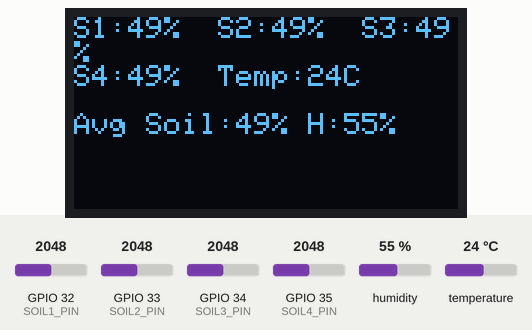
Bench run of a sketch on a simulated ESP32. On the bench: 128×64 one-colour display. The inputs (shaded band) are chosen by the test bench; at power-on: GPIO 32 (SOIL1_PIN) = 2048, GPIO 33 (SOIL2_PIN) = 2048, GPIO 34 (SOIL3_PIN) = 2048, GPIO 35 (SOIL4_PIN) = 2048, humidity 55 %, temperature 24 °C. WiFi joins after 1.5 s; servers stay silent unless stated; web services answer with replies made up by the test bench; what the sketch prints to the serial monitor is not drawn.

Above: at 1.7 s.

The sketch:

PlantSync_thingspeak.ino
```cpp
// Merged ESP32 Smart Plant Monitor with ThingSpeak + OLED + DHT + 4 Soil Sensors
#include <WiFi.h>
#include <ThingSpeak.h>
#include <Wire.h>
#include <HTTPClient.h>
#include <Adafruit_GFX.h>
#include <Adafruit_SSD1306.h>
#include <DHT.h>

// WiFi credentials
const char* ssid = "Nothing";
const char* password = "12345678";

// ThingSpeak details
unsigned long myChannelNumber = 2648467;
const char * myWriteAPIKey = "0YEBHYJDAOV51VK7";
WiFiClient client;

#define THINGSPEAK_API_KEY  "0YEBHYJDAOV51VK7"
#define THINGSPEAK_CHANNEL_ID  2648467
unsigned long lastTS = 0;

#define SCREEN_WIDTH 128
#define SCREEN_HEIGHT 64
#define OLED_ADDR 0x3C
Adafruit_SSD1306 display(SCREEN_WIDTH, SCREEN_HEIGHT, &Wire, -1);

#define DHTPIN 4
#define DHTTYPE DHT11
DHT dht(DHTPIN, DHTTYPE);

const int SOIL1_PIN = 32;
const int SOIL2_PIN = 33;
const int SOIL3_PIN = 34;
const int SOIL4_PIN = 35;
const float ADC_MAX = 4095.0f;

float rawToPercent(int raw) {
  float pct = (1.0f - (raw / ADC_MAX)) * 100.0f;
  return constrain(pct, 0.0f, 100.0f);
}

void setup() {
  Serial.begin(115200);
  WiFi.begin(ssid, password);
  while (WiFi.status() != WL_CONNECTED) { delay(500); Serial.print("."); }
  Serial.println("\nWiFi Connected");
  ThingSpeak.begin(client);

  Wire.begin(21, 22);
  dht.begin();
  if (!display.begin(SSD1306_SWITCHCAPVCC, OLED_ADDR)) { Serial.println("OLED not found!"); while (1); }
  display.clearDisplay();
  display.setTextSize(1);
  display.setTextColor(SSD1306_WHITE);
  display.display();
}

void loop() {
  int s1 = rawToPercent(analogRead(SOIL1_PIN));
  int s2 = rawToPercent(analogRead(SOIL2_PIN));
  int s3 = rawToPercent(analogRead(SOIL3_PIN));
  int s4 = rawToPercent(analogRead(SOIL4_PIN));
  int avgSoil = (s1 + s2 + s3 + s4) / 4;
  float temp = dht.readTemperature();
  float hum  = dht.readHumidity();

  Serial.printf("S1:%d%%  S2:%d%%  S3:%d%%  S4:%d%%  Avg:%d%%  Temp:%.1fC  Humi:%.1f%%\n", s1, s2, s3, s4, avgSoil, temp, hum);

  display.clearDisplay();
  display.setCursor(0, 0);   display.printf("S1:%d%%  S2:%d%%  S3:%d%%", s1, s2, s3);
  display.setCursor(0, 16);  display.printf("S4:%d%%  Temp:%.0fC", s4, temp);
  display.setCursor(0, 32);  display.printf("Avg Soil:%d%% H:%d%%", avgSoil, (int)hum);
  display.display();

  if (millis() - lastTS > 5000) {
    lastTS = millis();
    sendToThingSpeak(temp, hum, s1, s2, s3, s4, avgSoil);
    Serial.println("Data sent to ThingSpeak");
  }

  ThingSpeak.setField(1, temp);
  ThingSpeak.setField(2, hum);
  ThingSpeak.setField(3, s1);
  ThingSpeak.setField(4, s2);
  ThingSpeak.setField(5, s3);
  ThingSpeak.setField(6, s4);
  ThingSpeak.setField(7, avgSoil);
  int x = ThingSpeak.writeFields(myChannelNumber, myWriteAPIKey);
  Serial.println(x == 200 ? "Data pushed to ThingSpeak" : String("ThingSpeak Error: ") + x);

  delay(15000);
}

void sendToThingSpeak(float temp, float hum, int s1, int s2, int s3, int s4, float avg) {
  if (WiFi.status() == WL_CONNECTED) {
    HTTPClient http;
    String url = "http://api.thingspeak.com/update?api_key=" + String(THINGSPEAK_API_KEY) +
                 "&field1=" + String(temp) +
                 "&field2=" + String(hum) +
                 "&field3=" + String(s1) +
                 "&field4=" + String(s2) +
                 "&field5=" + String(s3) +
                 "&field6=" + String(s4) +
                 "&field7=" + String(avg);
    http.begin(url);
    http.GET();
    http.end();
  }
}
```
